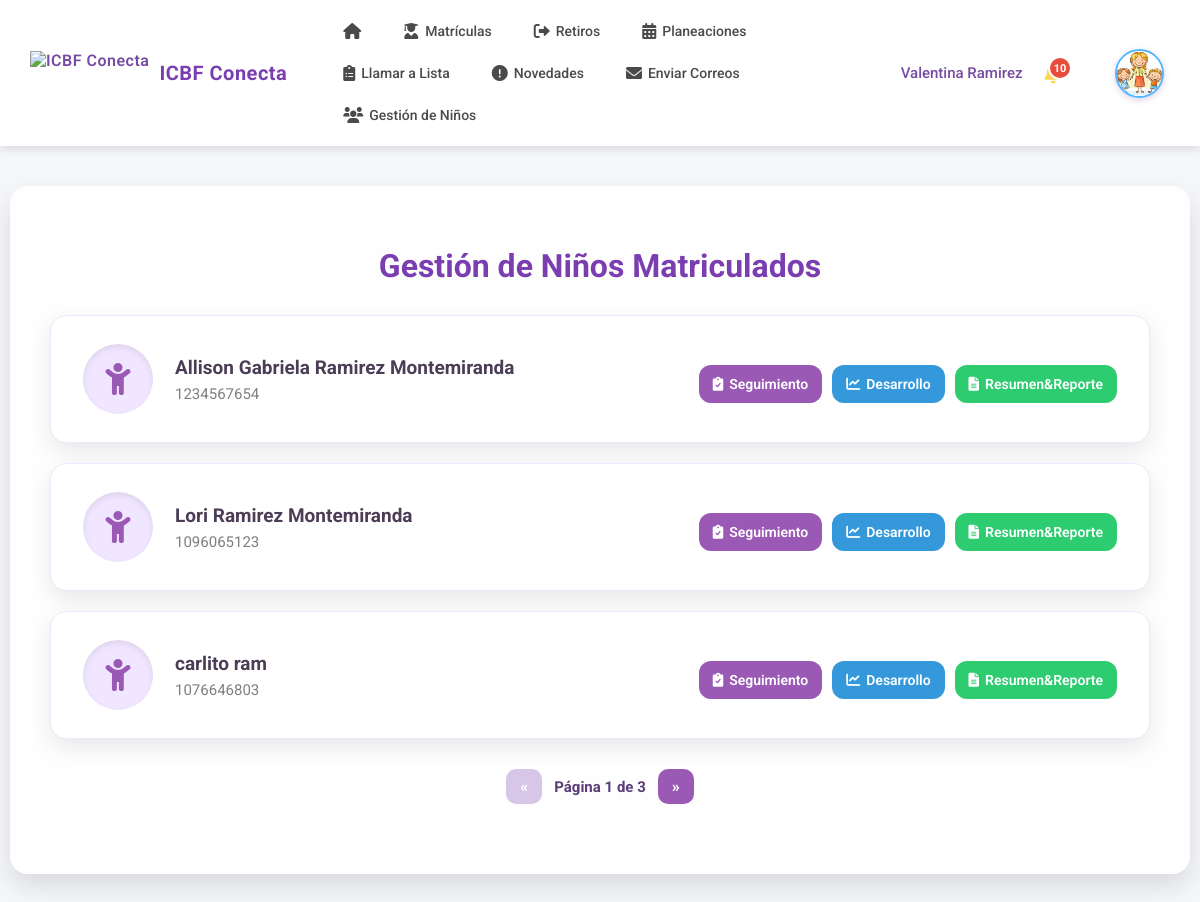
The page /gestion-ninos/ (signed in) on the database its author committed.
### core/models.py (models this page shows, shortened)
class Nino(models.Model):
    TIPO_SANGRE_CHOICES = [
        ('O+', 'O+'), ('O-', 'O-'), ('A+', 'A+'), ('A-', 'A-'),
        ('B+', 'B+'), ('B-', 'B-'), ('AB+', 'AB+'), ('AB-', 'AB-')
    ]
    PARENTESCO_CHOICES = [
        ('padre', 'Padre'), ('madre', 'Madre'), ('tutor', 'Tutor'),
        ('abuelo', 'Abuelo/a'), ('tio', 'Tío/a'), ('hermano', 'Hermano/a'),
        ('otro', 'Otro')
    ]
    TIPO_DOCUMENTO_CHOICES = [
        ('RC', 'Registro Civil'),
        ('TI', 'Tarjeta de Identidad'),
        ('CV', 'Carné de Vacunación'),
        ('AN', 'Acta de Nacimiento'),
        ('CE', 'Cédula de Extranjería'),
        ('PA', 'Pasaporte'),
    ]
    nombres = models.CharField(max_length=50)
    apellidos = models.CharField(max_length=50)
    fecha_nacimiento = models.DateField()
    tipo_documento = models.CharField(max_length=2, choices=TIPO_DOCUMENTO_CHOICES, default='RC', verbose_name='Tipo de Documento')
    documento = models.BigIntegerField(null=True, blank=True, verbose_name='Número de Documento')
    genero = models.CharField(
        max_length=20,
        null=True,
        blank=True,
        choices=[
            ('masculino', 'masculino'),
            ('femenino', 'femenino'),
            ('otro', 'otro'),
            ('no_especificado', 'no_especificado')
        ]
    )
    tipo_sangre = models.CharField(max_length=3, choices=TIPO_SANGRE_CHOICES, null=True, blank=True)
    parentesco = models.CharField(max_length=20, choices=PARENTESCO_CHOICES, null=True, blank=True)
    tiene_discapacidad = models.BooleanField(default=False)
    tipos_discapacidad = models.ManyToManyField('Discapacidad', blank=True)
    otra_discapacidad = models.CharField(max_length=100, null=True, blank=True)
    PAIS_NACIMIENTO_CHOICES = [
        ('', '-- Seleccione el país de nacimiento --'),
        ('colombia', 'Colombia'),
        ('venezuela', 'Venezuela'),
        ('ecuador', 'Ecuador'),
        ('peru', 'Perú'),
        ('panama', 'Panamá'),
        ('brasil', 'Brasil'),
        ('argentina', 'Argentina'),
        ('chile', 'Chile'),
        ('bolivia', 'Bolivia'),
        ('paraguay', 'Paraguay'),
        ('uruguay', 'Uruguay'),
        ('mexico', 'México'),
        ('costa_rica', 'Costa Rica'),
        ('nicaragua', 'Nicaragua'),
        ('honduras', 'Honduras'),
        ('guatemala', 'Guatemala'),
        ('el_salvador', 'El Salvador'),
        ('cuba', 'Cuba'),
        ('republica_dominicana', 'República Dominicana'),
        ('haiti', 'Haití'),
        ('estados_unidos', 'Estados Unidos'),
        ('canada', 'Canadá'),
        ('espana', 'España'),
        ('italia', 'Italia'),
        ('francia', 'Francia'),
        ('alemania', 'Alemania'),
        ('otro', 'Otro país')
    ]
    nacionalidad = models.CharField(
        max_length=50,
        choices=PAIS_NACIMIENTO_CHOICES,
        null=True,
        blank=True,
        verbose_name="País de nacimiento"
    )
    otro_pais = models.CharField(max_length=50, null=True, blank=True, verbose_name="Otro país (especifique)")
    fecha_ingreso = models.DateField(auto_now_add=True, verbose_name="Fecha de ingreso al hogar")
    hogar = models.ForeignKey(HogarComunitario, on_delete=models.PROTECT, related_name='ninos')
    padre = models.ForeignKey(Padre, on_delete=models.CASCADE, related_name='ninos')
    foto = models.FileField(upload_to='ninos/fotos/', null=True, blank=True)
    carnet_vacunacion = models.FileField(upload_to='ninos/vacunacion/', null=True, blank=True)
    certificado_eps = models.FileField(upload_to='ninos/eps/', null=True, blank=True)
    fecha_registro = models.DateTimeField(auto_now_add=True)
    registro_civil_img = models.FileField(upload_to='ninos/registro_civil/', null=True, blank=True)
    observaciones_medicas = models.TextField(null=True, blank=True, verbose_name="Observaciones médicas")
    estado = models.CharField(
        max_length=20,
        choices=[
            ('activo', 'Activo'),
            ('inactivo', 'Inactivo'),
            ('retirado', 'Retirado')
        ],
        default='activo'
    )
    is_deleted = models.BooleanField(default=False, help_text="Marca si el niño ha sido eliminado lógicamente del sistema")
    deleted_at = models.DateTimeField(null=True, blank=True, help_text="Fecha y hora en que fue eliminado")
    objects = SoftDeleteManager()
    class Meta:
        db_table = 'ninos'

### core/views.py (the view)
# urls.py: path('gestion-ninos/', views.gestion_ninos, name='gestion_ninos'),
@login_required
def gestion_ninos(request):
    if not hasattr(request.user, 'rol') or request.user.rol.nombre_rol != 'madre_comunitaria': # pragma: no cover
        messages.error(request, 'Acceso denegado.')
        return redirect('home')
    try:
        hogar = HogarComunitario.objects.get(madre=request.user.madre_profile)
    except HogarComunitario.DoesNotExist: # pragma: no cover
        messages.error(request, 'No tienes un hogar comunitario asignado.')
        return redirect('madre_dashboard')
    ninos_lista = Nino.objects.filter(hogar=hogar).order_by('nombres', 'apellidos')
    paginator = Paginator(ninos_lista, 3)  # 3 niños por página, como fue solicitado.
    page_number = request.GET.get('page')
    ninos_paginados = paginator.get_page(page_number)
    return render(request, 'madre/gestion_ninos_list.html', {'ninos': ninos_paginados})

### core/models.py (called while the page is built)
    def get_queryset(self):
        return super().get_queryset().filter(is_deleted=False)

### templates/madre/gestion_ninos_list.html (shortened to what this page needs)
{% load static %}
<!DOCTYPE html>
<html lang="es">
<head>
  <link href="https://cdnjs.cloudflare.com/ajax/libs/font-awesome/6.0.0-beta3/css/all.min.css" rel="stylesheet" />
</head>
<body>
  {% include 'madre/navbar_madre.html' %}
  <div class="tabla-container">
    <h1>Gestión de Niños Matriculados</h1>
    <div class="lista-ninos">
      {% for nino in ninos %}
      <div class="item-nino">
        <div class="info-nino">
          <div class="avatar-lista">
            <i class="fas fa-child"></i>
          </div>
          <div class="detalles-nino">
            <h3>{{ nino.nombres }} {{ nino.apellidos }}</h3>
            <p class="documento">{{ nino.documento|default:"Sin documento" }}</p>
          </div>
        </div>
        <div class="acciones-lista">
          <a href="{% url 'desarrollo:listar_seguimientos' %}?nino={{ nino.id }}&from_page={{ ninos.number }}" class="btn-accion purple"><i class="fas fa-clipboard-check"></i> Seguimiento</a>
          <a href="{% url 'desarrollo:listar_desarrollos' %}?nino={{ nino.id }}&from_page={{ ninos.number }}" class="btn-accion blue"><i class="fas fa-chart-line"></i> Desarrollo</a>
          <a href="{% url 'desarrollo:reporte_resumen' nino.id %}?from_page={{ ninos.number }}" class="btn-accion green"><i class="fas fa-file-alt"></i> Resumen&Reporte</a>
        </div>
      </div>
      {% empty %}
        <p class="no-data">No hay niños matriculados.</p>
      {% endfor %}
    </div>
    {% if ninos.has_other_pages %}
      <div class="paginacion">
        {% if ninos.has_previous %}
          <a href="?page={{ ninos.previous_page_number }}" class="page-btn" title="Anterior">«</a>
        {% else %}
          <span class="page-btn disabled" title="Anterior">«</span>
        {% endif %}
        <span class="page-number">
          Página {{ ninos.number }} de {{ ninos.paginator.num_pages }}
        </span>
        {% if ninos.has_next %}
          <a href="?page={{ ninos.next_page_number }}" class="page-btn" title="Siguiente">»</a>
        {% else %}
          <span class="page-btn disabled" title="Siguiente">»</span>
        {% endif %}
      </div>
    {% endif %}
  </div>
</body>
</html>

### static/css/navbar_madre.css (style rules this page uses)
:root { --primary-gradient-start: #667eea; --primary-gradient-end: #764ba2; --primary-color: #667eea; --secondary-color: #764ba2; --white: #ffffff; --light-gray: #f5f7fa; --dark-text: #333333; --shadow: 0 2px 10px rgba(0, 0, 0, 0.15); }

### templates/madre/gestion_ninos_list.html (style rules this page uses)
body { margin: 0; font-family: 'Roboto', sans-serif; background-color: #f5f7fa; }
.tabla-container { max-width: 1100px; margin: 40px auto; background-color: rgba(255, 255, 255, 0.92); border-radius: 18px; padding: 40px; box-shadow: 0 12px 28px rgba(0,0,0,0.12); }
h1 { text-align: center; margin-bottom: 30px; font-size: 32px; color: #7a3eb1; }
.lista-ninos { display: flex; flex-direction: column; gap: 20px; }
.item-nino { background: #fff; border-radius: 16px; padding: 28px 32px; box-shadow: 0 8px 22px rgba(0,0,0,0.09); transition: 0.25s ease; display: flex; justify-content: space-between; align-items: center; border: 1px solid #f2e6fb; flex-wrap: wrap; }
.info-nino { display: flex; align-items: center; gap: 22px; flex: 1; min-width: 240px; }
.avatar-lista { width: 70px; height: 70px; border-radius: 50%; background: #f0e6ff; display: flex; align-items: center; justify-content: center; color: #9b59b6; font-size: 32px; box-shadow: inset 0 3px 6px rgba(0,0,0,0.08); flex-shrink: 0; }
.detalles-nino h3 { margin: 0 0 6px 0; font-size: 19px; color: #4c3d57; font-weight: 700; }
.documento { color: #7f7f7f; font-size: 15px; margin: 0; }
.acciones-lista { display: flex; gap: 10px; flex-wrap: wrap; justify-content: center; margin-top: 10px; }
.btn-accion { padding: 11px 14px; border-radius: 12px; color: white; font-size: 14px; text-decoration: none; font-weight: 600; display: inline-flex; align-items: center; justify-content: center; gap: 6px; transition: 0.25s ease; white-space: nowrap; }
.purple { background: #9b59b6; }
.blue { background: #3498db; }
.green { background: #2ecc71; }
.paginacion { margin: 30px 0; display: flex; justify-content: center; align-items: center; gap: 12px; flex-wrap: wrap; }
.page-btn { padding: 8px 14px; background: #9b59b6; color: white; text-decoration: none; border-radius: 10px; font-weight: bold; transition: .25s; }
.page-btn.disabled { background: #d8c6e8; cursor: not-allowed; }
.page-number { font-size: 15px; color: #5c3d78; font-weight: bold; }

### rows shown on the page
Nino: nombres "Allison Gabriela", apellidos "Ramirez Montemiranda", documento "1234567654"
Nino: nombres "Lori", apellidos "Ramirez Montemiranda", documento "1096065123"
Nino: nombres "carlito", apellidos "ram", documento "1076646803"

### other values the page prints
{{ nombre_madre }} "Valentina Ramirez"
{{ notifications_count }} "10"
{{ ninos.number }} "1"
{{ ninos.paginator.num_pages }} "3"
